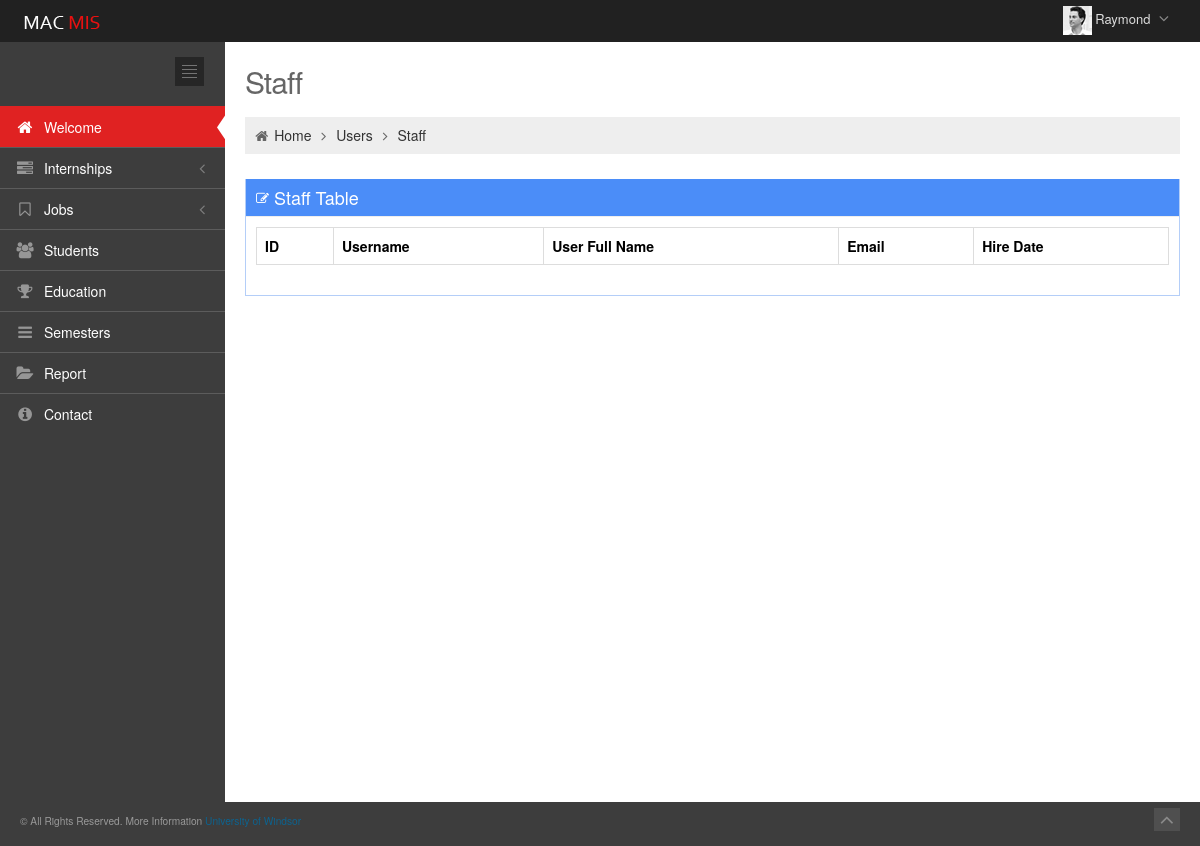
The page /app/staff (signed in) on the database as committed earlier.
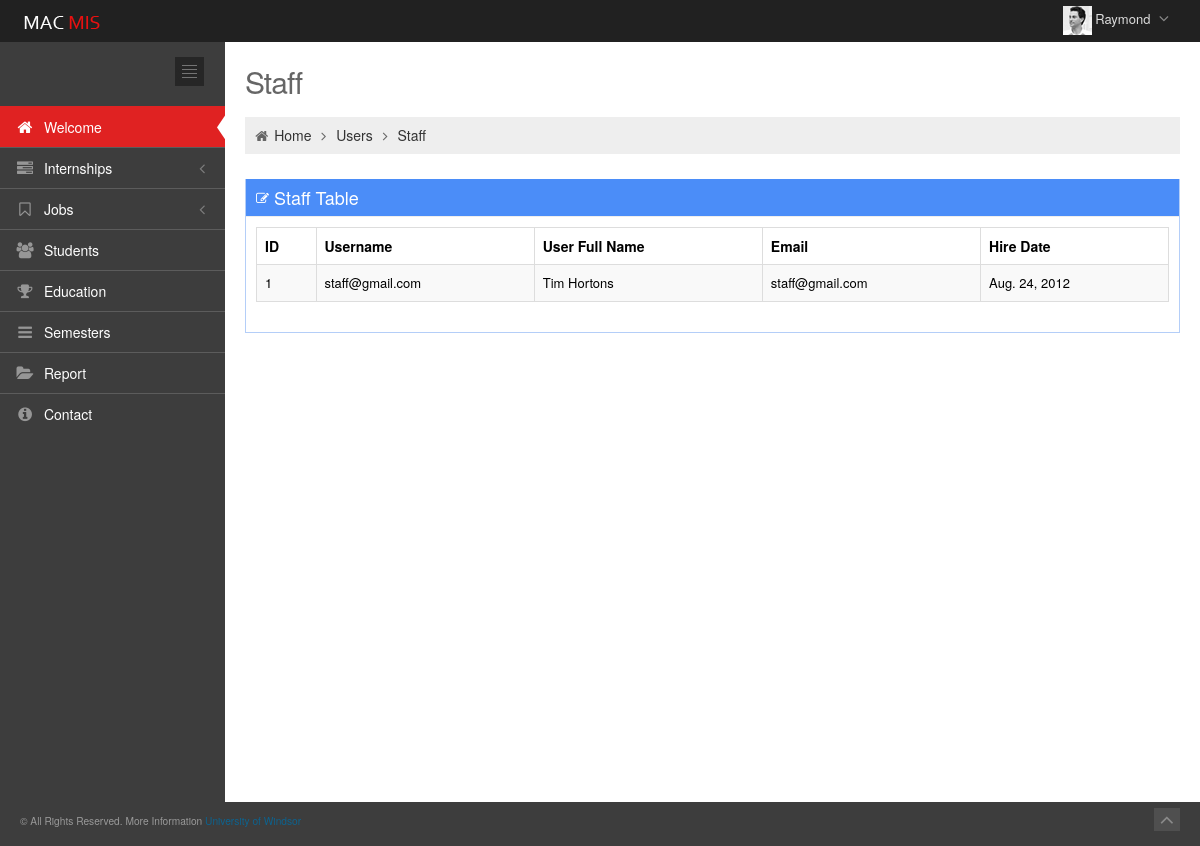
The same page on the database as committed later.
### app/models.py (models this page shows, shortened)
class Staff(models.Model):
    user = models.OneToOneField(User)
    sta_hire_date = models.DateField(blank=True,null=True)

### app/views.py (the view)
# urls.py: url(r'^staff/update/(?P<pk>\d+)$', views.StaffUpdateView.as_view(), name='update_staff'),
def staff(request):
    staff_list = Staff.objects.all()
    return render(request, 'app/staff.html',{"staff_list":staff_list})

### app/templates/app/staff.html (shortened to what this page needs)
{% extends 'app/base.html' %}
{% block container %}
		<div class="page-content">
			<div class="container-fluid">
				<div class="row-fluid">
					<div class="span12">
						<h3 class="page-title">
							Staff
						</h3>
						<ul class="breadcrumb">
							<li>
								<i class="icon-home"></i>
								<a href="welcome.html">Home</a>
								<i class="icon-angle-right"></i>
							</li>
							<li>
								<a href="#">Users</a>
								<i class="icon-angle-right"></i>
							</li>
							<li><a href="#">Staff</a></li>
						</ul>
					</div>
				</div>
				<div class="row-fluid">
					<div class="span12">
						<div class="portlet box blue">
							<div class="portlet-title">
								<div class="caption"><i class="icon-edit"></i>Staff Table</div>
							</div>
							<div class="portlet-body">
								<table class="table table-striped table-hover table-bordered" id="sample_editable_1">
									<thead>
										<tr>
											<th>ID</th>
											<th>Username</th>
											<th>User Full Name</th>
											<th>Email</th>
                                            <th>Hire Date</th>
										</tr>
									</thead>
									<tbody>
                                    {% for staff in staff_list %}
										<tr class="">
											<td>{{ staff.id }}</td>
											<td>{{ staff.user.username }}</td>
											<td>{{ staff.user.first_name }} {{ staff.user.last_name }}</td>
											<td>{{ staff.user.email }}</td>
                                            <td>{{ staff.sta_hire_date }}</td>
										</tr>
									{% endfor %}
									</tbody>
								</table>
							</div>
						</div>
					</div>
				</div>
			</div>
		</div>
{% endblock %}

### app/templates/app/base.html (shortened to what this page needs)
{% load staticfiles %}
<!DOCTYPE html>
 <html lang="en" class="no-js">
<head>
	<link href="{% static 'app/css/bootstrap.min.css' %}" rel="stylesheet" type="text/css"/>
	<link href="{% static 'app/css/bootstrap-responsive.min.css' %}" rel="stylesheet" type="text/css"/>
	<link href="{% static 'app/css/font-awesome.min.css' %}" rel="stylesheet" type="text/css"/>
	<link href="{% static 'app/css/style-metro.css' %}" rel="stylesheet" type="text/css"/>
	<link href="{% static 'app/css/style.css' %}" rel="stylesheet" type="text/css"/>
	<link href="{% static 'app/css/style-responsive.css' %}" rel="stylesheet" type="text/css"/>
	<link href="{% static 'app/css/default.css' %}" rel="stylesheet" type="text/css" id="style_color"/>
	<link href="{% static 'app/css/uniform.default.css' %}" rel="stylesheet" type="text/css"/>
</head>
<body class="page-header-fixed">
{% if request.user.is_authenticated %}
	<div class="header navbar navbar-inverse navbar-fixed-top">
		<div class="navbar-inner">
			<div class="container-fluid">
				<a class="brand" href="#">
				<img src="{% static 'app/image/logo.png' %}" alt="logo"/>
				</a>
				<ul class="nav pull-right">
					<li class="dropdown user">
						<a href="#" class="dropdown-toggle" data-toggle="dropdown">
						<img alt="" src="{% static 'app/image/avatar1_small.jpg' %}" />
						<span class="username">{{ user.first_name }}</span>
						<i class="icon-angle-down"></i>
						</a>
					</li>
				</ul>
			</div>
		</div>
	</div>
	<div class="page-container">
		<div class="page-sidebar nav-collapse collapse">
			<ul class="page-sidebar-menu">
				<li>
					<div class="sidebar-toggler hidden-phone"></div>
				</li>
				<li>
					<br>
				</li>
				<li class="start active ">
					<a href="{% url 'app:welcome' %}">
					<i class="icon-home"></i>
					<span class="title">Welcome</span>
					<span class="selected"></span>
					</a>
				</li>
				<li class="">
					<a href="javascript:;">
					<i class="icon-tasks"></i>
					<span class="title">Internships</span>
					</a>
				</li>
				<li class="">
					<a href="javascript:;">
					<i class="icon-bookmark-empty"></i>
					<span class="title">Jobs</span>
					</a>
				</li>
				<li class="">
					<a href="{% url 'app:student' %}">
					<i class="icon-group"></i>
					<span class="title">Students</span>
					</a>
				</li>
				<li class="">
					<a href="{% url 'app:education' %}">
					<i class="icon-trophy"></i>
					<span class="title">Education</span>
					</a>
				</li>
				<li class="">
					<a href="{% url 'app:semester' %}">
					<i class="icon-reorder"></i>
					<span class="title">Semesters</span>
					</a>
				</li>
				<li class="">
					<a href="{% url 'app:report' %}">
					<i class="icon-folder-open"></i>
					<span class="title">Report</span>
					</a>
				</li>
				<li class="">
					<a href="{% url 'app:contact' %}">
					<i class="icon-info-sign"></i>
					<span class="title">Contact</span>
					</a>
				</li>
			</ul>
		</div>
        {% block container %}{% endblock %}
	</div>
	<div class="footer">
		<div class="footer-inner">
			<p><small>&copy; All Rights Reserved. More Information <a href="http://www.uwindsor.ca/" target="_blank" title="uwindsor">University of Windsor</a></small></p>
		</div>
		<div class="footer-tools">
			<span class="go-top">
			<i class="icon-angle-up"></i>
			</span>
		</div>
	</div>
{% else %}
    <p>Please sign in.</p>
{% endif %}
</body>
</html>

Rows that differ between the two databases and show on the page:
added Staff: id "1", user.username "staff@gmail.com", user.first_name "Tim", user.last_name "Hortons", user.email "staff@gmail.com", sta_hire_date "Aug. 24, 2012"
